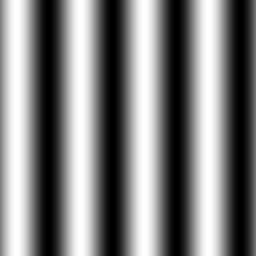
#> input picture Ex5_senoide-256.png, 256 x 256 px, given in place of the camera
$ python equalize.py
#> lines starting #> are read from the running program, lines starting #| are printed output that depends on the picture
#PDI - Unidade 01 - Excercicio equalização histograma
#Thaynara Maria Cunha de Andrade
#Fontes: https://docs.opencv.org/3.4/d4/d1b/tutorial_histogram_equalization.html
    #https://docs.opencv.org/3.4/d8/dbc/tutorial_histogram_calculation.html
    #https://agostinhobritojr.github.io/tutorial/pdi/histograma.html

import cv2
import numpy as np

rodando = True
width, height = 0, 0
nbits = 256
Range = (0,256)
uniform = True
camera = 0

cap = cv2.VideoCapture(camera)

if not cap.isOpened():
    print("cameras indisponiveis")
    exit(-1)

cap.set(cv2.CAP_PROP_FRAME_WIDTH, 640)
cap.set(cv2.CAP_PROP_FRAME_HEIGHT, 480)
width = cap.get(cv2.CAP_PROP_FRAME_WIDTH)
height = cap.get(cv2.CAP_PROP_FRAME_HEIGHT)

print(f"largura = {width}")
print(f"altura = {height}")

histw = nbits
histh = int(round(nbits//2))

while True:
    status, image = cap.read()
#> image is the input picture: shape (256, 256, 3); min 0, max 255, mean 127
    if not status:
        print("Erro")
        exit(-1)

    #Histograma da imagem cinza
    plano = cv2.cvtColor(image, cv2.COLOR_BGR2GRAY)
    histGray = cv2.calcHist(plano, [0], None, [nbits], Range, )
#> histGray = 256 values, max 12 at index 0, min 0 at index 1, mean 1

    #Equalização da imagem cinza e o sue histograma
    ImgEqualizado = cv2.equalizeHist(plano)
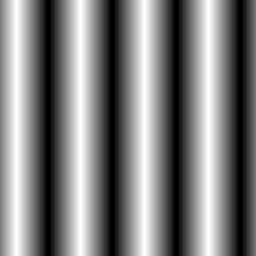
#> ImgEqualizado: shape (256, 256); min 0, max 255, mean 125.5
    histEq = cv2.calcHist([ImgEqualizado], [0], None, [nbits], Range,  accumulate = False)
#> histEq = 256 values, max 3072 at index 0, min 0 at index 1, mean 256

    #Normalização da imagem cinza e equalizada
    cv2.normalize(histGray, histGray, 0, histh, cv2.NORM_MINMAX)
    #histGray = histGray.astype(np.uint8)
    cv2.normalize(histEq, histEq, 0, histh, cv2.NORM_MINMAX)
    #histEq = histEq.astype(np.uint8)
    histImgGray = np.zeros((histh, histw, 3), dtype=np.uint8)
    histImgEq = np.zeros((histh, histw, 3), dtype=np.uint8)

    for i in range(1,nbits):
        cv2.line(histImgGray, (i, histh), (i, histh - int(histGray[i])), (0, 255, 255))
        cv2.line(histImgEq, (i, histh), (i, histh - int(histEq[i])), (0,0,255))
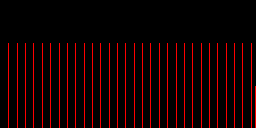
#> histImgEq: shape (128, 256, 3); mean of channels 0, 1, 2 0, 0, 20.2; drawn as B, G, R
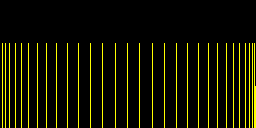
#> histImgGray: shape (128, 256, 3); mean of channels 0, 1, 2 0, 20.2, 20.2; drawn as B, G, R

    histogramas = np.hstack((histImgGray, histImgEq))
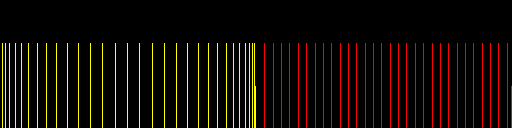
#> histogramas: shape (128, 512, 3); mean of channels 0, 1, 2 0, 10.1, 20.2; drawn as B, G, R
    videos = np.hstack((plano, ImgEqualizado))
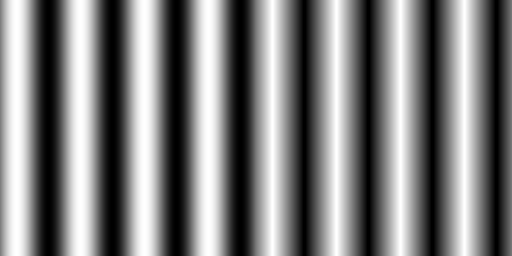
#> videos: shape (256, 512); min 0, max 255, mean 126.2
    cv2.imshow("Histogramas(normal,equalizado)", histogramas)
    cv2.imshow("Video(normal,equalizado)", videos)

    key = cv2.waitKey(30)
#> (key Esc is pressed here)
    if key == 27:
        break

cap.release()
cv2.destroyAllWindows()

$ run again, on senoide-256.png
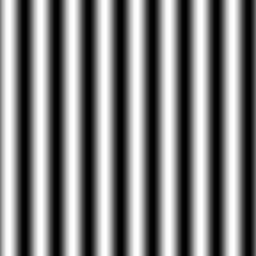
#> input picture senoide-256.png, 256 x 256 px, given in place of the camera
#> image is the input picture: shape (256, 256, 3); min 0, max 255, mean 127
#> histGray = 256 values, max 16 at index 2, min 0 at index 1, mean 1
#> histEq = 256 values, max 4096 at index 16, min 0 at index 1, mean 256
#> after the loop `for i in range(1,nbits):`:
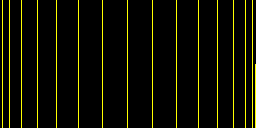
#> histImgGray: shape (128, 256, 3); mean of channels 0, 1, 2 0, 15.4, 15.4; drawn as B, G, R
#> `videos = np.hstack((plano, ImgEqualizado))`:
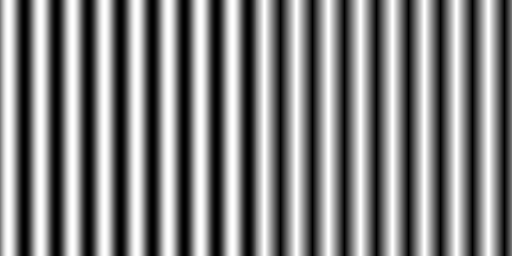
#> videos: shape (256, 512); min 0, max 255, mean 129.2
